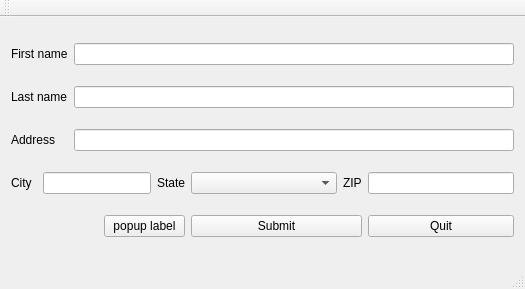
<?xml version="1.0" encoding="UTF-8"?>
<ui version="4.0">
 <class>MainWindow</class>
 <widget class="QMainWindow" name="MainWindow">
  <property name="geometry">
   <rect>
    <x>0</x>
    <y>0</y>
    <width>525</width>
    <height>289</height>
   </rect>
  </property>
  <property name="windowTitle">
   <string>MainWindow</string>
  </property>
  <widget class="QWidget" name="centralWidget">
   <layout class="QGridLayout" name="gridLayout">
    <item row="2" column="0" colspan="2">
     <widget class="QLabel" name="label_address">
      <property name="text">
       <string>Address</string>
      </property>
     </widget>
    </item>
    <item row="3" column="0">
     <widget class="QLabel" name="label_city">
      <property name="text">
       <string>City</string>
      </property>
     </widget>
    </item>
    <item row="1" column="2" colspan="7">
     <widget class="QLineEdit" name="TE_lastName"/>
    </item>
    <item row="2" column="2" colspan="7">
     <widget class="QLineEdit" name="TE_address"/>
    </item>
    <item row="0" column="0" colspan="2">
     <widget class="QLabel" name="label_firstName">
      <property name="text">
       <string>First name</string>
      </property>
     </widget>
    </item>
    <item row="3" column="8">
     <widget class="QLineEdit" name="TE_ZIP"/>
    </item>
    <item row="0" column="2" colspan="7">
     <widget class="QLineEdit" name="TE_firstName"/>
    </item>
    <item row="1" column="0" colspan="2">
     <widget class="QLabel" name="label_lastName">
      <property name="text">
       <string>Last name</string>
      </property>
     </widget>
    </item>
    <item row="3" column="6">
     <widget class="QComboBox" name="CB_state">
      <property name="sizePolicy">
       <sizepolicy hsizetype="Expanding" vsizetype="Fixed">
        <horstretch>0</horstretch>
        <verstretch>0</verstretch>
       </sizepolicy>
      </property>
     </widget>
    </item>
    <item row="3" column="7">
     <widget class="QLabel" name="label_zip">
      <property name="text">
       <string>ZIP</string>
      </property>
     </widget>
    </item>
    <item row="3" column="5">
     <widget class="QLabel" name="label_state">
      <property name="text">
       <string>State</string>
      </property>
     </widget>
    </item>
    <item row="4" column="8">
     <widget class="QPushButton" name="BTN_quit">
      <property name="sizePolicy">
       <sizepolicy hsizetype="Expanding" vsizetype="Fixed">
        <horstretch>0</horstretch>
        <verstretch>0</verstretch>
       </sizepolicy>
      </property>
      <property name="text">
       <string>Quit</string>
      </property>
     </widget>
    </item>
    <item row="4" column="6" colspan="2">
     <widget class="QPushButton" name="BTN_submit">
      <property name="sizePolicy">
       <sizepolicy hsizetype="Expanding" vsizetype="Fixed">
        <horstretch>0</horstretch>
        <verstretch>0</verstretch>
       </sizepolicy>
      </property>
      <property name="text">
       <string>Submit</string>
      </property>
     </widget>
    </item>
    <item row="4" column="3" colspan="3">
     <widget class="QPushButton" name="BTN_popupLabel">
      <property name="text">
       <string>popup label</string>
      </property>
     </widget>
    </item>
    <item row="3" column="1" colspan="4">
     <widget class="QLineEdit" name="TE_city"/>
    </item>
   </layout>
  </widget>
  <widget class="QMenuBar" name="menuBar">
   <property name="geometry">
    <rect>
     <x>0</x>
     <y>0</y>
     <width>525</width>
     <height>22</height>
    </rect>
   </property>
  </widget>
  <widget class="QToolBar" name="mainToolBar">
   <attribute name="toolBarArea">
    <enum>TopToolBarArea</enum>
   </attribute>
   <attribute name="toolBarBreak">
    <bool>false</bool>
   </attribute>
  </widget>
  <widget class="QStatusBar" name="statusBar"/>
 </widget>
 <layoutdefault spacing="6" margin="11"/>
 <tabstops>
  <tabstop>TE_firstName</tabstop>
  <tabstop>TE_lastName</tabstop>
  <tabstop>TE_address</tabstop>
  <tabstop>TE_city</tabstop>
  <tabstop>CB_state</tabstop>
  <tabstop>TE_ZIP</tabstop>
  <tabstop>BTN_popupLabel</tabstop>
  <tabstop>BTN_submit</tabstop>
  <tabstop>BTN_quit</tabstop>
 </tabstops>
 <resources/>
 <connections/>
</ui>
